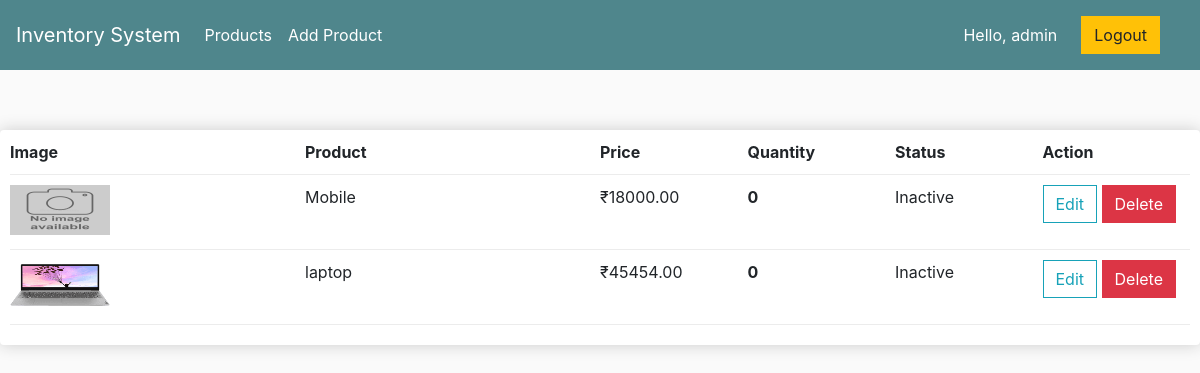
The app's page /product/productList/ (signed in), older data.
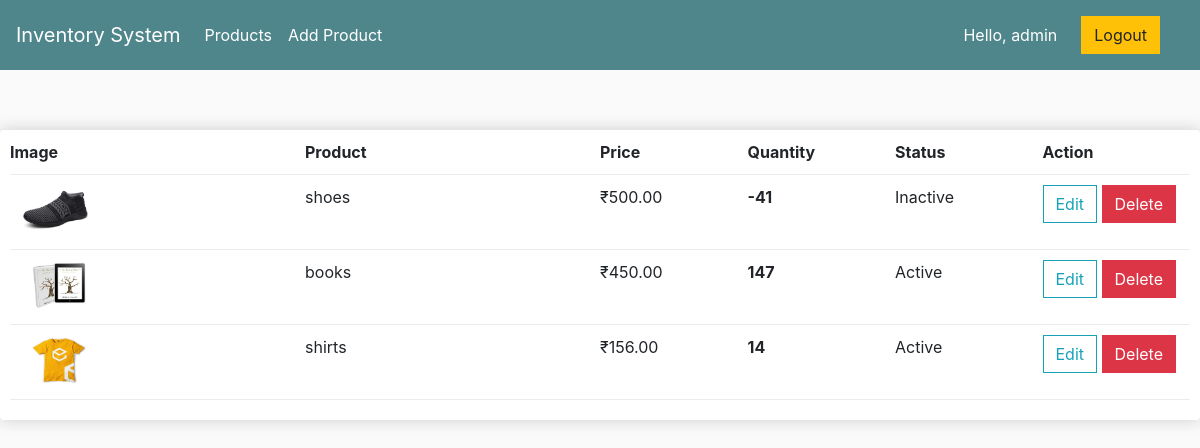
The same page, newer data.
### product/models.py (models this page shows, shortened)
class ProductInformation(models.Model):
    product_name = models.CharField(max_length=100)
    price = models.FloatField(default=0)
    quantity = models.IntegerField(default=0)
    status = models.BooleanField(default=True)
    product_image = models.ImageField(null=True, blank=True)
    @property
    def imageURL(self):
        try:
            url = self.product_image.url
        except:
            url = ''
        return url
    @property
    def get_remaining(self):
        productquants = self.cartitem_set.all()
        remaining = sum([item.remaining_quantity_in_inventory for item in productquants])
        return remaining

class CartItem(models.Model):
    product = models.ForeignKey(ProductInformation, on_delete=models.SET_NULL, null=True)
    cart = models.ForeignKey(Cart, on_delete=models.SET_NULL, null=True)
    quantity = models.IntegerField(default=0, null=True, blank=True)
    date_added = models.DateTimeField(auto_now_add=True)
    @property
    def remaining_quantity_in_inventory(self):
        remaining_quantity = self.product.quantity - self.quantity
        return remaining_quantity

### product/views.py (the view)
# urls.py: path('productList/', views.ProductListView.as_view(), name="productList"),
class ProductListView(LoginRequiredMixin, ListView):
    model = ProductInformation
    template_name = 'product/product_list.html'
    def get(self, request, *args, **kwargs):
        context = {}
        quantities = ProductInformation.objects.all()
        context['object_list'] = quantities
        customer = request.user
        cart, created = Cart.objects.get_or_create(customer=customer)
        cartItems = cart.get_cart_items
        context['cartItems'] = cartItems
        return render(request, self.template_name, context=context)

### account/models.py (called while the page is built)
    def __str__(self):
        return self.email

### product/models.py (called while the page is built)
    @property
    def get_cart_items(self):
        cartitems = self.cartitem_set.all()
        total = sum([item.quantity for item in cartitems])
        return total

### product/templates/product/product_list.html (shortened to what this page needs)
{% extends 'base.html' %}
{% load static %}
	{% block content %}
		{% if user.is_superuser %}
			<div class="row">
				<div class="col-lg-12">
				<br>
				<div class="box-element">
					<div class="cart-row">
						<div style="flex:2"><strong>Image</strong></div>
						<div style="flex:2"><strong>Product</strong></div>
						<div style="flex:1"><strong>Price</strong></div>
						<div style="flex:1"><strong>Quantity</strong></div>
						<div style="flex:1"><strong>Status</strong></div>
						<div style="flex:1"><strong>Action</strong></div>
					</div>
					{% for item in object_list %}
					<div class="cart-row">
						<div style="flex:2"><img class="row-image" src="{{item.imageURL}}" width="50" height="50"
							onerror="this.src='{% static '/images/noimage.jpg' %}'"></div>
						<div style="flex:2"><p>{{item.product_name}}</p></div>
						<div style="flex:1"><p>₹{{item.price|floatformat:2}}</p></div>
						<div style="flex:1">
							<p class="quantity">{{item.get_remaining}}</p>
						</div>
						<div style="flex:1"><p>
							{% if item.status == True and item.get_remaining > 0 %}
								Active
							{% else %}
								Inactive
							{% endif %}
						</p></div>
						<div style="flex:1">
							<p>
								<a href="{% url 'product:update' pk=item.pk %}">
										<button class="btn btn-outline-info">
											Edit
										</button>
									</a>
									<a href="{% url 'product:delete' pk=item.pk %}">
										<button class="btn btn-danger">
											Delete
										</button>
									</a>
							</p>
						</div>
				</div>
				{% endfor %}
			</div>
		</div>
	</div>
		{% endif %}
{% endblock %}

Row changes from the older to the newer data that the page shows:
removed ProductInformation: shows a picture, product_name "Mobile", price "18000.00", get_remaining "0", status "Inactive"
removed ProductInformation: imageURL (picture), product_name "laptop", price "45454.00", get_remaining "0", status "Inactive"
added ProductInformation: imageURL (picture), product_name "shoes", price "500.00", get_remaining "-41", status "Inactive"
added ProductInformation: imageURL (picture), product_name "books", price "450.00", get_remaining "147", status "Active"
added ProductInformation: imageURL (picture), product_name "shirts", price "156.00", get_remaining "14", status "Active"
